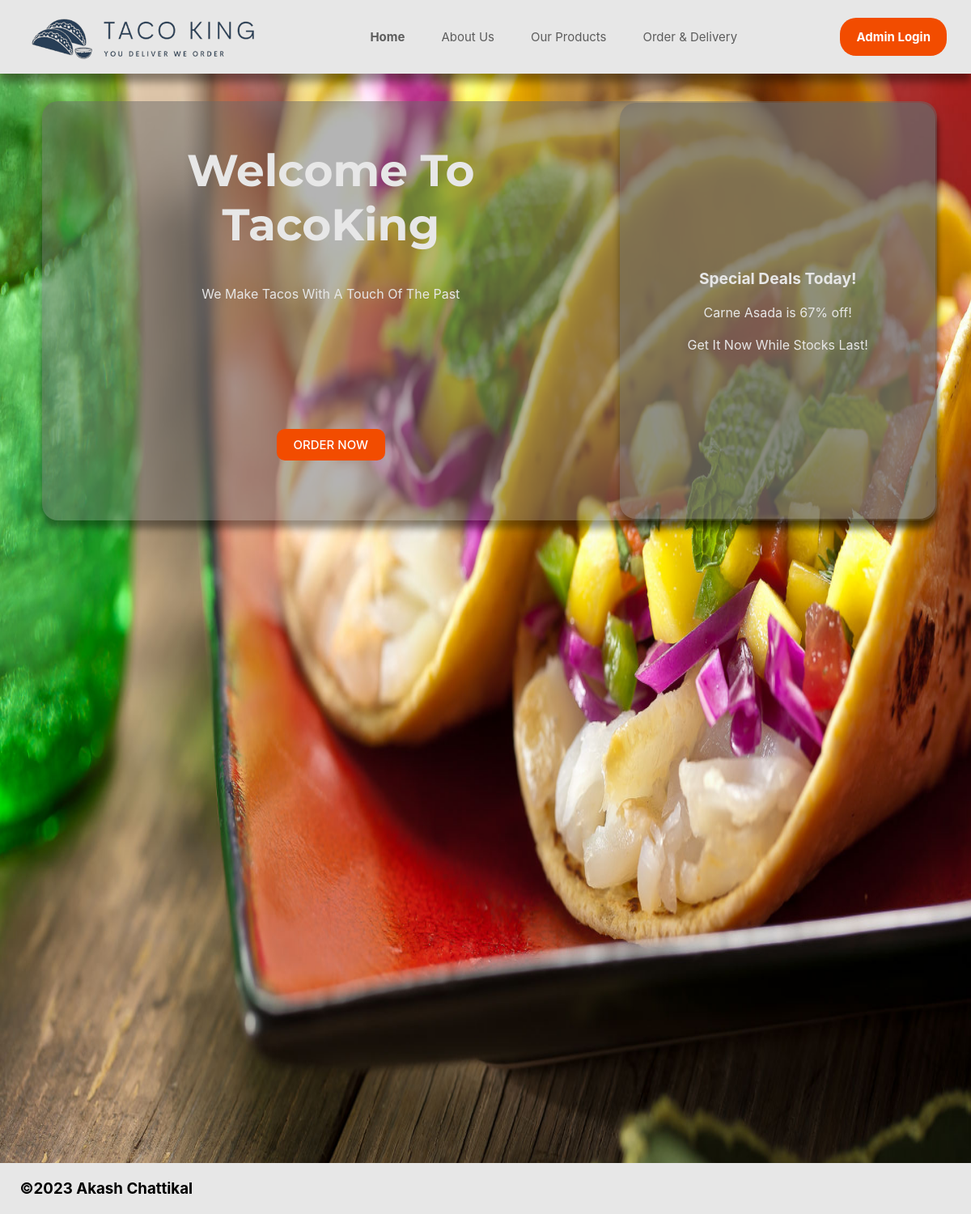
Before: / with the older database file.
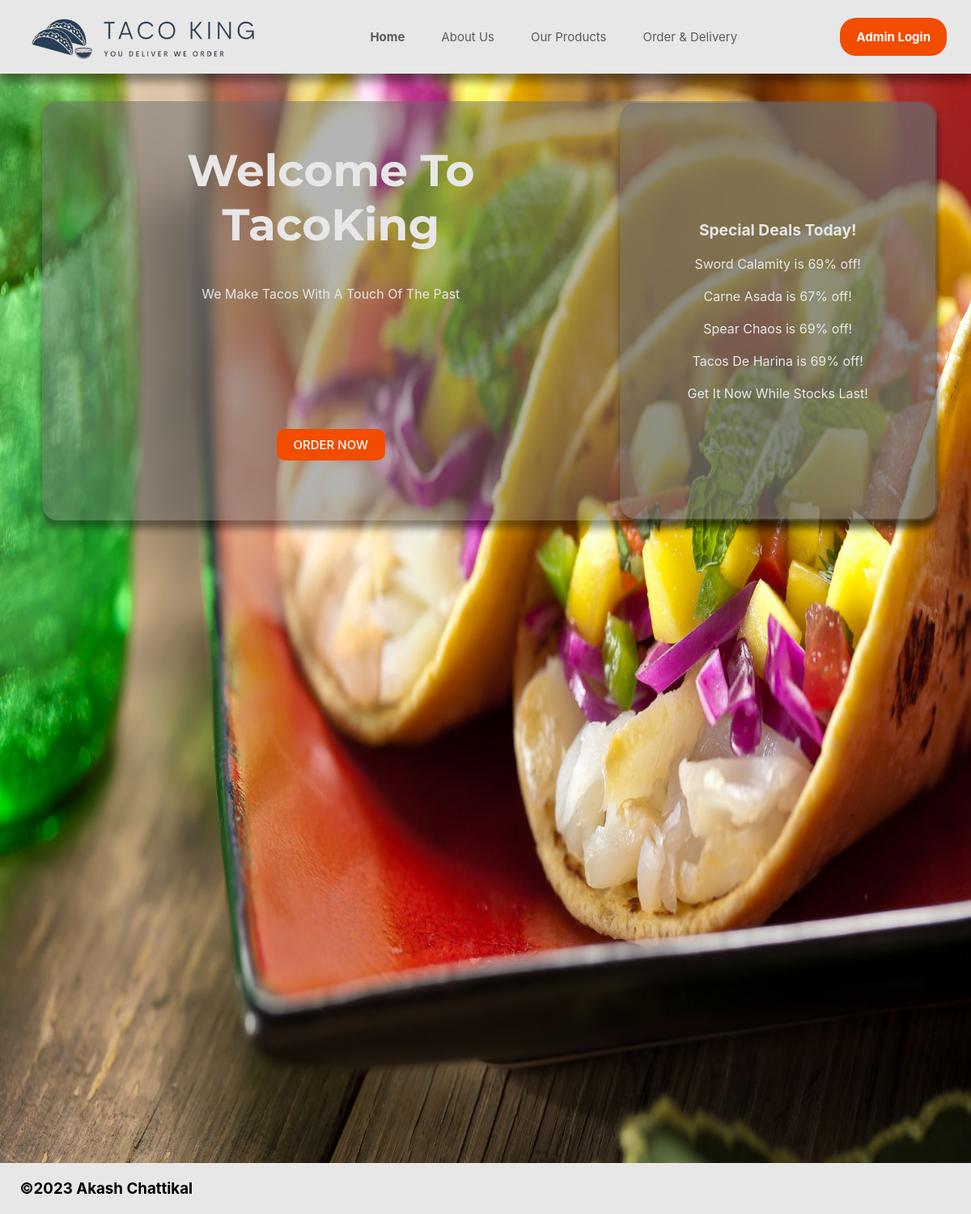
After: the same page with the newer database file.
### tables this page shows
CREATE TABLE Taco_Types (id INTEGER PRIMARY KEY AUTOINCREMENT, photo TEXT, name TEXT, tortilla INTEGER REFERENCES Tortilla (id), description TEXT, price TEXT, discount_price TEXT, location INTEGER REFERENCES Locations (id));

### routes.py (the view)
@app.route("/")
def home():
    update_prices()
    deal_list = []
    deals = select_database("SELECT * FROM Deals WHERE percentage>0;", None, 1)
    if deals:
        for deal in deals:
            percent = deal[1]
            taco_name = select_database("SELECT name FROM Taco_Types WHERE id=?;", (deal[0],), 2)
            deal_list.append((taco_name[0], percent))
    else:
        deal_list = None
    return render_template("home.html", title="Home", deals=deal_list)

### routes.py (called while the page is built)
def select_database(statement, id, mode):
    conn = sqlite3.connect("tacoshop.db")
    cur = conn.cursor()
    if id is None:
        cur.execute(statement)
    else:
        cur.execute(statement, id)
    if mode == 1:
        results = cur.fetchall()
    else:
        results = cur.fetchone()
    return results

def commit_database(statement, id):
    conn = sqlite3.connect("tacoshop.db")
    cur = conn.cursor()
    if id is None:
        cur.execute(statement)
    else:
        cur.execute(statement, id)
    conn.commit()

def update_prices():
    taco_deals = select_database("SELECT * FROM Deals;", None, 1)
    if taco_deals:
        for taco in taco_deals:
            taco_id = taco[0]
            percentage = taco[1]
            taco_price = select_database("SELECT price FROM Taco_Types WHERE id=?;", (taco_id,), 2)
            taco_price = taco_price[0].split(" ")[0]
            new_price = round(int(taco_price)*(1-int(percentage)/100))
            new_price = "%s Gold Coins" % (str(new_price),)
            sql_statement = "UPDATE Taco_Types SET discount_price='%s' WHERE id=?;" % (new_price,)
            commit_database(sql_statement, (taco_id,))
    else:
        abort(404)

### templates/home.html
{% extends "layout.html" %}
{% block content %}
<body class="home">
    <table class="table_bg table-w_93 shadow rounded">
        <tr>
            <th><h1 class="title">Welcome To <br>TacoKing</h1></th>
            <td rowspan="6" class="section norm_td shadow rounded">
                {% if deals != None %}
                    <h2>Special Deals Today!</h2><br>
                    {% for deal in deals %}
                    {% if deal[1] != 0 %}
                    <p>{{deal[0]}} is {{deal[1]}}% off!</p><br>
                    {% endif %}
                    {% endfor %}
                    <p>Get It Now While Stocks Last!</p>
                {% else %}
                    <h2>Congratulations<br><br>No Special Deals Today!</h2><br>
                    <p>Everything Is At Full Price!</p>
                {% endif %}
            </td>
        </tr>
        <tr>
            <td class="td_center" >We Make Tacos With A Touch Of The Past </td>
        </tr>
        <tr>
            <td class="td_center">&nbsp;</td>
        </tr>
        <tr>
            <td class="td_center">&nbsp;</td>
        </tr>
        <tr>
            <td class="td_center"><a href = "/order" class="start">ORDER NOW</a></td>
        </tr>
        <tr>
            <td class="td_center">&nbsp;</td>
        </tr>
    </table>
</body>
{% endblock %}

Changed rows visible on the page:
now on this page (row edited): Taco_Types: name "Sword Calamity", deal "69"
now on this page (row edited): Taco_Types: name "Spear Chaos", deal "69"
now on this page (row edited): Taco_Types: name "Tacos De Harina", deal "69"
